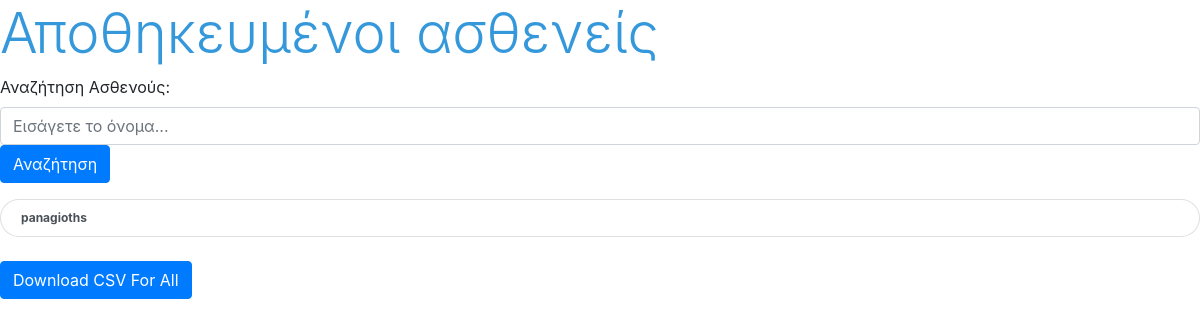
/poll/saved_patients/ (signed in), run on an earlier commit of the app's database.
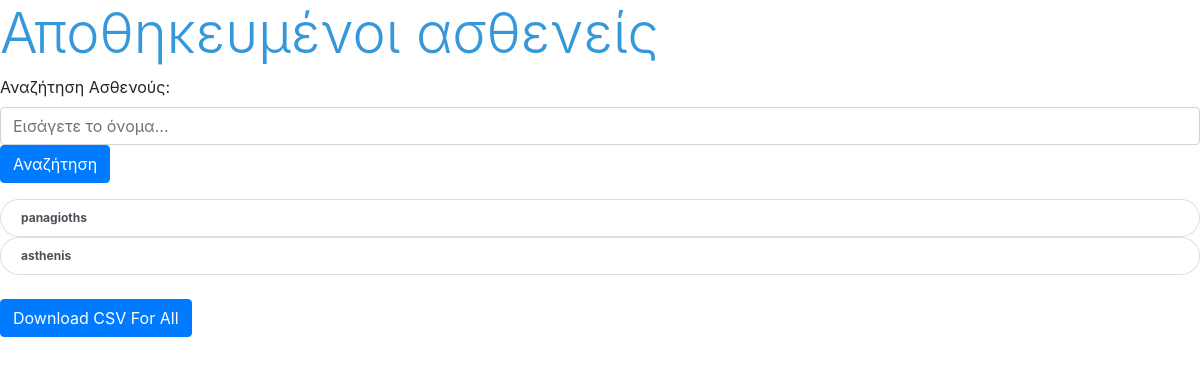
And on a later commit of the database.
### poll/models.py (models this page shows)
class Patient(models.Model):
    IDENTITY = models.CharField(max_length=10,null=True)
    EDUCCATEGORY = models.CharField(max_length=100,null=True)
    EDUCPATIENT = models.CharField(max_length=100,null=True)
    SEXPATIENT = models.CharField(max_length=100,null=True)
    AGEPATIENT = models.CharField(max_length=10,null=True)
    ECUCCARERCAT = models.CharField(max_length=100,null=True)
    EDUCCARER = models.CharField(max_length=100,null=True)
    SEXCARER = models.CharField(max_length=100,null=True)
    AGECARER = models.CharField(max_length=100,null=True)
    RELATIONSHIPCARER = models.CharField(max_length=100,null=True)
    LIVESIN = models.CharField(max_length=100,null=True)
    kentro = models.CharField(max_length=100,null=True)
    date = models.CharField(max_length=100,null=True)
    NPI = models.CharField(max_length=100,null=True)
    STAGE = models.CharField(max_length=100,null=True)
    IADL = models.CharField(max_length=100,null=True)
    MMSE = models.CharField(max_length=100,null=True)
    DOCTOR = models.ForeignKey(User, on_delete=models.CASCADE,null=True)
    def __str__(self):
        return f"{self.IDENTITY}"

### poll/views.py (the view)
# urls.py: path('saved_patients/',views.saved_patients, name='saved_patients'),
def saved_patients(request):
    all_patients = Patient.objects.filter(DOCTOR=request.user)
    context = {
        'patients': all_patients
    }
    return render(request, 'poll/saved_patients.html', context)

### templates/poll/saved_patients.html (shortened to what this page needs)
<!DOCTYPE html>
<html lang="en" dir="ltr">
  <head>
    <link rel="stylesheet" href="https://cdn.jsdelivr.net/npm/bootstrap@4.6.2/dist/css/bootstrap.min.css">
    {% load static %}
    <link rel="stylesheet" type="text/css" href="{% static 'poll/css/style.css' %}">
  </head>
  <body class="">
    <h1 class="display-4" style="color:#3498db;">Αποθηκευμένοι ασθενείς</h1>
    <div class="mb-3">
      <form class="" action="{% url 'poll:search_patients' %}" method="get">
        <label for="searchInput" class="form-label">Αναζήτηση Ασθενούς:</label>
        <input type="text" name="IDENTITY" class="form-control" id="searchInput" placeholder="Εισάγετε το όνομα...">
        <button type="submit" class="btn btn-primary">Αναζήτηση</button>
      </form>
    </div>
    <div class="">
      {% for patient in patients %}
      <ol class="list-group">
        <a class="text-dark" href="{% url 'poll:patient_choices' %}?id={{ patient.id }}">
          <li class="list-group-item list-group-item-action badge rounded-pill">
              {{ patient }}
            </li>
        </a>
      </ol>
    </div>
    {% endfor %}
    <br>
    <a href="{% url 'poll:download_all' %}" class="btn btn-primary" download>
      Download CSV For All
    </a>
  </body>
</html>

What changed in the data, as far as the page shows it:
added Patient: IDENTITY "asthenis"
